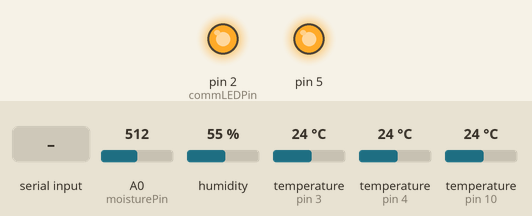
This sketch was run on a simulated Arduino Leonardo, built with avr-gcc and run on an emulated ATmega32U4. Shown: output pins drawn as LEDs (lit = HIGH). The test bench sets the inputs (shaded band); at power-on: A0 (moisturePin) = 512, humidity 55 %, temperature (sensors on pin 3, pin 4, pin 10) 24 °C. Pins used as bus, display or sensor lines are not drawn.

Above: at 0.1 s.
At 7.2 s:
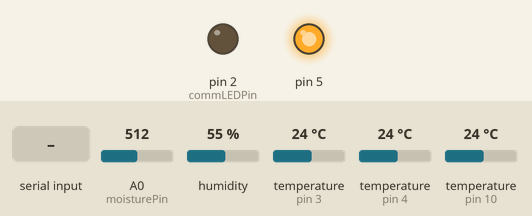
7.3 s: "1" received over the second serial link
At 8.6 s:
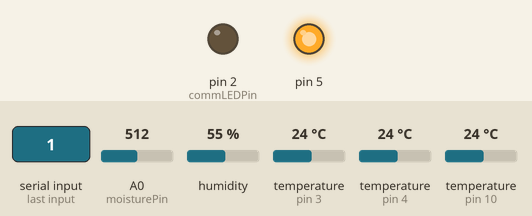
Timing chart, 0 to 10.3 s (numbered marks = the images above; inputs shaded):
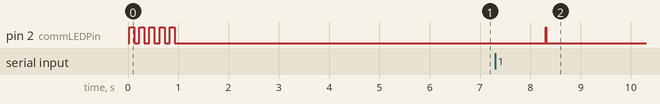

The sketch:

cubeCode.ino
```cpp
#include "BlinkyBus.h"
#include <OneWire.h>
#include "dht11.h"
#define BAUD_RATE  19200
#define commLEDPin    2
#define measurementInterval   2000

#define BLINKYBUSBUFSIZE  6
union BlinkyBusUnion
{
  struct
  {
    int16_t state;
    int16_t i16_temperature1;
    int16_t i16_temperature2;
    int16_t i16_temperature3;
    int16_t i16_humidity;
    int16_t i16_moisture;
  };
  int16_t buffer[BLINKYBUSBUFSIZE];
} bb;
BlinkyBus blinkyBus(bb.buffer, BLINKYBUSBUFSIZE, Serial1, commLEDPin);

struct DS18B20
{
  int signalPin;
  int powerPin;
  byte chipType;
  byte address[8];
  OneWire oneWire;
  float temp = 0.0;
};

DS18B20 dS18B20_A;
DS18B20 dS18B20_B;

const int moisturePin = A0;
const int dht11Pin =  3;
dht11 DHT11;

unsigned long now;
unsigned long lastMeasurement = 0;

void setup()
{
  dS18B20_A.signalPin = 10;
  dS18B20_A.powerPin = 11;
  pinMode(dS18B20_A.powerPin, OUTPUT);
  digitalWrite(dS18B20_A.powerPin, HIGH);
  dS18B20_A.oneWire = OneWire(dS18B20_A.signalPin);
  dS18B20_A.chipType = initDS18B20(dS18B20_A.address, &dS18B20_A.oneWire);

  dS18B20_B.signalPin = 4;
  dS18B20_B.powerPin = 5;
  pinMode(dS18B20_B.powerPin, OUTPUT);
  digitalWrite(dS18B20_B.powerPin, HIGH);
  dS18B20_B.oneWire = OneWire(dS18B20_B.signalPin);
  dS18B20_B.chipType = initDS18B20(dS18B20_B.address, &dS18B20_B.oneWire);

  pinMode(moisturePin, INPUT);

  Serial1.begin(BAUD_RATE);
  bb.state = 1; //init
  blinkyBus.start();
  lastMeasurement = millis();

//  Serial.begin(9600);

}

void loop()
{
  now = millis();
  if ((now - lastMeasurement) > measurementInterval)
  {
    lastMeasurement = now;
    dS18B20_A.temp = getDS18B20Temperature(&dS18B20_A.oneWire, dS18B20_A.address, dS18B20_A.chipType);
    dS18B20_B.temp = getDS18B20Temperature(&dS18B20_B.oneWire, dS18B20_B.address, dS18B20_B.chipType);

    bb.i16_temperature2  = (int16_t) (dS18B20_A.temp * 10.0);
    bb.i16_temperature3  = (int16_t) (dS18B20_B.temp * 10.0);

    bb.i16_moisture = (int16_t) analogRead(moisturePin);

    DHT11.read(dht11Pin);
    bb.i16_temperature1 =  (int16_t) DHT11.temperature;
    bb.i16_humidity = (int16_t) DHT11.humidity;

/*
    Serial.print(bb.i16_temperature1);
    Serial.print(" ");
    Serial.print(bb.i16_temperature2);
    Serial.print(" ");
    Serial.print(bb.i16_temperature3);
    Serial.print(" ");
    Serial.print(bb.i16_humidity);
    Serial.print(" ");
    Serial.print(bb.i16_moisture);
    Serial.println(" ");
*/
  }
  blinkyBus.poll();
}

byte initDS18B20(byte* addr, OneWire* ow)
{
  byte type_s = 0;
  if ( !ow->search(addr))
  {
    ow->reset_search();
    delay(250);
    return 0;
  }

  // the first ROM byte indicates which chip
  switch (addr[0])
  {
    case 0x10:
      type_s = 1;
      break;
    case 0x28:
      type_s = 0;
      break;
    case 0x22:
      type_s = 0;
      break;
    default:
      return 0;
  }
  return type_s;
}
float getDS18B20Temperature(OneWire* ow, byte* addr, byte chipType)
{
  byte i;
  byte data[12];
  float celsius;
  ow->reset();
  ow->select(addr);
  ow->write(0x44, 1);        // start conversion, with parasite power on at the end

  delay(750);     // maybe 750ms is enough, maybe not

  ow->reset();
  ow->select(addr);
  ow->write(0xBE);         // Read Scratchpad

  for ( i = 0; i < 9; i++) data[i] = ow->read();
  int16_t raw = (data[1] << 8) | data[0];
  if (chipType)
  {
    raw = raw << 3; // 9 bit resolution default
    if (data[7] == 0x10)  raw = (raw & 0xFFF0) + 12 - data[6];
  }
  else
  {
    byte cfg = (data[4] & 0x60);
    if (cfg == 0x00) raw = raw & ~7;  // 9 bit resolution, 93.75 ms
    else if (cfg == 0x20) raw = raw & ~3; // 10 bit res, 187.5 ms
    else if (cfg == 0x40) raw = raw & ~1; // 11 bit res, 375 ms
  }
  celsius = (float)raw / 16.0;
  return celsius;

}
```

BlinkyBus.h
```cpp
struct ReceiveData
{
    uint8_t command;
    uint8_t address;
    int16_t value;
};

class BlinkyBus
{
    private:
        Stream *port; //!< Pointer to Stream class object (Either HardwareSerial or SoftwareSerial)
        ReceiveData receiveData;
        boolean commLED;
        int commLEDPin = -1;
        int16_t* regs;
        uint8_t u8size;
        void sendBuffer();

    public:
        BlinkyBus(int16_t* regs, uint8_t u8size, Stream& port, int commLEDPin);
        int poll();
        void start();
        uint8_t getLastWriteAddress();
        int16_t getLastWriteValue();
};

BlinkyBus::BlinkyBus(int16_t* regs, uint8_t u8size, Stream& port, int commLEDPin)
{
    this->regs = regs;
    this->u8size = u8size;
    this->port = &port;
    this->commLEDPin = commLEDPin;
    this->commLED = false;
}

void BlinkyBus::start()
{
  if (commLEDPin > 1)
  {
    pinMode(commLEDPin,    OUTPUT);
    digitalWrite(commLEDPin, commLED);
    for (int ii = 0; ii < 10; ++ii)
    {
      commLED = !commLED;
      digitalWrite(commLEDPin, commLED);
      delay(100);
    }
    commLED = false;
    digitalWrite(commLEDPin, commLED);
  }
  delay(5000);
  sendBuffer();
}

int BlinkyBus::poll()
{
  int pollType = 0;
  if(port->available() > 0)
  {
      pollType = 1; // reading poll type
      port->readBytes((uint8_t*)&receiveData, 4);
      if (receiveData.command == 1)
      {
        pollType = 2; // setting poll type
        if ((receiveData.address >= 0) && (receiveData.address < u8size))
        {
            regs[receiveData.address] = receiveData.value;
        }
      }
      sendBuffer();
      if (commLEDPin > 1)
      {
        commLED = true;
        digitalWrite(commLEDPin, commLED);
        delay(10);
        commLED = false;
        digitalWrite(commLEDPin, commLED);
      }
  }
  return pollType;
}
void BlinkyBus::sendBuffer()
{
    port->write((uint8_t*)regs, u8size * 2);
    port->flush();
}
uint8_t BlinkyBus::getLastWriteAddress()
{
  return receiveData.address;
}
int16_t BlinkyBus::getLastWriteValue()
{
  return receiveData.value;
}
```

Measured:
- after the input at 7.3 s, pin 2 (commLEDPin): LOW → HIGH after 1.0 s, → LOW 0.01 s later
